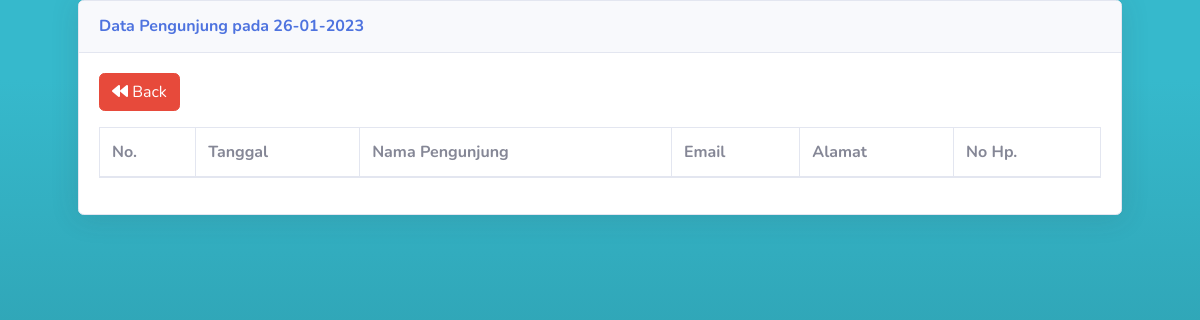
Page /user/listpengunjung.php on the earlier database version.
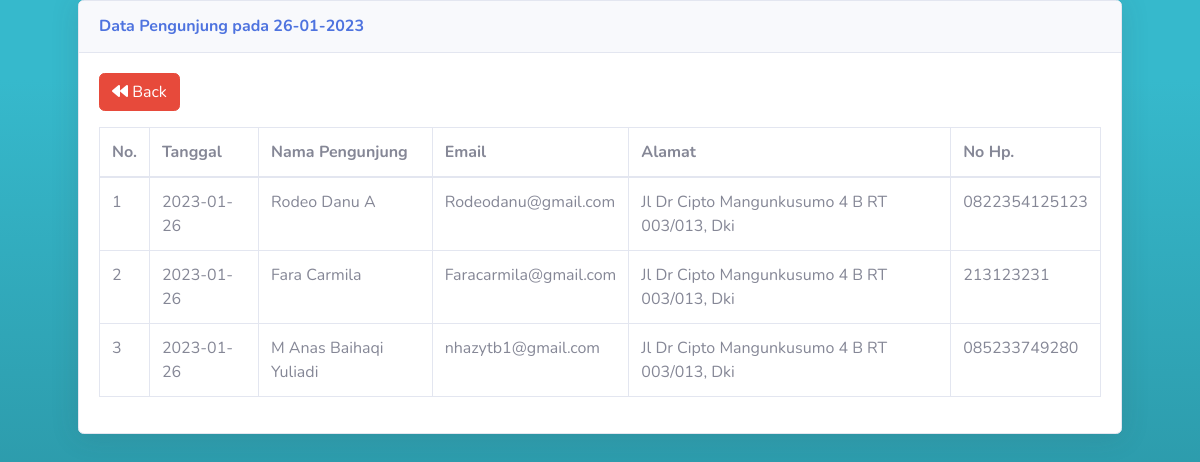
Same page on the later database version.
### tables this page shows
CREATE TABLE `ttamu` (
  `id` int(3) NOT NULL,
  `tanggal` date NOT NULL,
  `nama` varchar(100) NOT NULL,
  `email` varchar(100) NOT NULL,
  `alamat` varchar(100) NOT NULL,
  `nope` varchar(20) NOT NULL,
  `komentar` varchar(285) NOT NULL,
  `pengguna` varchar(10) NOT NULL,
  `password` varchar(10) NOT NULL,
  `status` varchar(10) NOT NULL,
  `pp` varchar(285) NOT NULL DEFAULT 'default-img.png'
);

### database/koneksi.php (called while the page is built, shortened)
<?php
class koneksi
{
    private $host = "localhost";
    private $user = "root";
    private $password = "";
    private $database = "dbbukutamu";
    private $koneksi;
    private function connect()
    {
        $this->koneksi = mysqli_connect($this->host, $this->user, $this->password, $this->database);
    }
    public function query($sql)
    {
        return $this->koneksi->query($sql);
    }
}

### user/listpengunjung.php (the view, shortened to what this page needs)
<?php
include_once "layout/header.php"; ?>
<div class="container">
    <div class="card shadow mb-4">
        <div class="card-header py-3">
            <h6 class="m-0 font-weight-bold text-primary">Data Pengunjung pada <?= date('d-m-Y') ?></h6>
        </div>
        <div class="card-body">
            <a href="../index.php" class="btn btn-danger mb-3"><i class="fa fa-backward"></i> Back</a>
            <div class="table-responsive">
                <table class="table table-bordered" id="dataTable" width="100%" cellspacing="0">
                    <thead>
                        <tr>
                            <th>No.</th>
                            <th>Tanggal</th>
                            <th>Nama Pengunjung</th>
                            <th>Email</th>
                            <th>Alamat</th>
                            <th>No Hp.</th>
                        </tr>
                    </thead>
                    <tbody>
                        <?php
                        $tgl = date('Y-m-d');
                        $query = "SELECT * FROM ttamu where tanggal like '%$tgl%' order by id desc";
                        $tampil = $koneksi->query($query);
                        $no = 1;
                        while ($data = mysqli_fetch_array($tampil)) {
                        ?>
                            <tr>
                                <td><?= $no++ ?></td>
                                <td><?= $data['tanggal'] ?></td>
                                <td><?= $data['nama'] ?></td>
                                <td><?= $data['email'] ?></td>
                                <td><?= $data['alamat'] ?></td>
                                <td><?= $data['nope'] ?></td>
                            </tr>
                        <?php } ?>
                    </tbody>
                </table>
            </div>
        </div>
    </div>
    <?php include "layout/footer.php"; ?>

### user/layout/header.php (shortened to what this page needs)
<!DOCTYPE html>
<head>
    <link href="..\assets\vendor\fontawesome-free\css\all.min.css" rel="stylesheet" type="text/css">
    <link href="..\assets/css/style.css" rel="stylesheet">
    <link href="..\assets/css/sb-admin-2.min.css" rel="stylesheet">
    <link href="..\assets/vendor/datatables/dataTables.bootstrap4.min.css" rel="stylesheet">
</head>
<body class="bg-gradient-info">
    <div class="container">
        <?php
        require_once '..\database\koneksi.php';
        $koneksi = new koneksi();
        ?>

### user/layout/footer.php (shortened to what this page needs)
</div>
</body>
</html>

### assets/css/style.css (style rules this page uses)
body { font-family: sans-serif; font-size: 15px; }

Differences in the rows shown:
added ttamu: tanggal "2023-01-26", nama "Rodeo Danu A", email "Rodeodanu@gmail.com", alamat "Jl Dr Cipto Mangunkusumo 4 B RT 003/013, Dki", nope "0822354125123"
added ttamu: tanggal "2023-01-26", nama "Fara Carmila", email "Faracarmila@gmail.com", alamat "Jl Dr Cipto Mangunkusumo 4 B RT 003/013, Dki", nope "213123231"
added ttamu: tanggal "2023-01-26", nama "M Anas Baihaqi Yuliadi", email "nhazytb1@gmail.com", alamat "Jl Dr Cipto Mangunkusumo 4 B RT 003/013, Dki", nope "085233749280"
